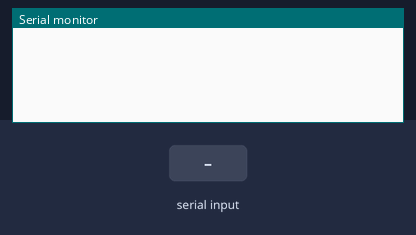
A sketch run on a simulated ESP8266 (NodeMCU). Parts: the last lines printed to the serial monitor. Inputs (shaded band) come from the test bench.

Above: at 1.2 s.
1.3 s: "1" received over the second serial link
At 2.8 s:
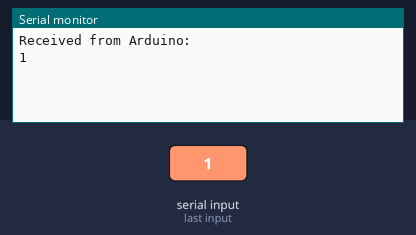
3.8 s: "0" received over the second serial link
At 5.2 s:
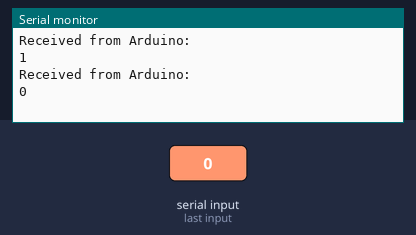
5.3 s: "2" received over the second serial link
At 7.1 s:
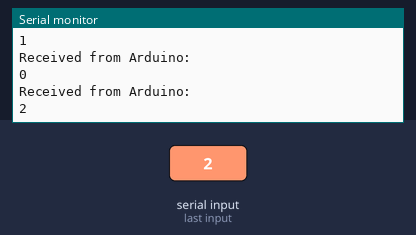

Measured:
- after the input at 1.3 s, the serial monitor: prints a new line after 1.0 s (image 1)
- after the input at 3.8 s, the serial monitor: prints a new line after 1.0 s (image 2)
- after the input at 5.3 s, the serial monitor: prints a new line after 1.0 s (image 3)

The sketch:

TestTxRx.ino
```cpp
#include <SoftwareSerial.h>

SoftwareSerial arduinoSerial(D3, D4); // RX (D3) and TX (D4) pins for Arduino communication

void setup() {
  Serial.begin(9600);
  arduinoSerial.begin(9600); // Set the baud rate for Arduino communication
}

void loop() {
  if (arduinoSerial.available()) {
    String data = arduinoSerial.readString();
    Serial.println("Received from Arduino: ");
    Serial.println(data);

  }
}
```
